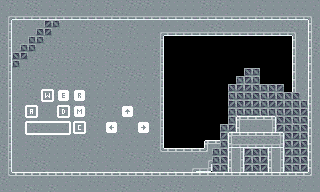

Rendered tile map (Tiled .tmx) drawn with the repository's tilesets; below, a short description and the map source with its tile grids summarised:
An orthogonal 40x24 tile map with 8x8 px tiles, 5 tile layers (Tile Layer 4, Tile Layer 3, Tile Layer 5, Tile Layer 1, ...), 3 tilesets and 5 objects.

<map version="1.10" tiledversion="1.11.2" orientation="orthogonal" renderorder="right-down" width="40" height="24" tilewidth="8" tileheight="8" infinite="0" nextlayerid="11" nextobjectid="19">
 <tileset firstgid="1" source="../panels.tsx" />
 <tileset firstgid="61" source="../tilemap_white_packed.tsx" />
 <tileset firstgid="877" source="../grating.tsx" />
 <group id="8" name="Group Layer 1" tintcolor="#8b8b8b">
  <layer id="9" name="Tile Layer 4" width="40" height="24">
   <data>[960 cells, 692 non-empty, 43 distinct tile ids]</data>
  </layer>
  <layer id="7" name="Tile Layer 3" width="40" height="24" offsetx="4" offsety="4">
   <data>[960 cells, 141 non-empty, 9 distinct tile ids]</data>
  </layer>
  <layer id="10" name="Tile Layer 5" width="40" height="24">
   <data>[960 cells, 59 non-empty, 28 distinct tile ids]</data>
  </layer>
 </group>
 <layer id="1" name="Tile Layer 1" width="40" height="24">
  <data>[960 cells, 349 non-empty, 41 distinct tile ids]</data>
 </layer>
 <layer id="6" name="Tile Layer 2" width="40" height="24" offsetx="4" offsety="4">
  <data>[960 cells, 11 non-empty, 5 distinct tile ids]</data>
 </layer>
 <objectgroup id="3" name="Collision">
  <object id="11" x="12" y="20">
   <polygon points="0,0 308,0 308,-20 -12,-20 -12,0" />
  </object>
  <object id="12" x="308" y="20">
   <polygon points="0,0 0,152 12,152 12,0" />
  </object>
  <object id="13" x="12" y="20">
   <polygon points="0,0 -12,0 -12,152 0,152" />
  </object>
  <object id="14" x="0" y="172">
   <polygon points="0,0 320,0 320,20 0,20" />
  </object>
  <object id="18" x="227.818" y="131.818">
   <polygon points="0,0 55.8182,0 55.8182,15.8182 0,15.8182" />
  </object>
 </objectgroup>
 <objectgroup id="5" name="HazardCollision" />
</map>
